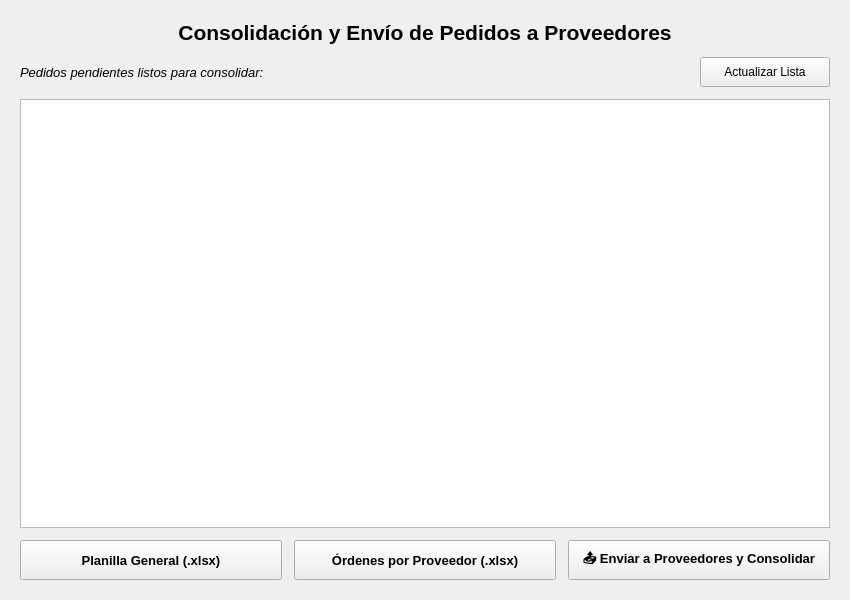
<?xml version="1.0" encoding="UTF-8"?>
<ui version="4.0">
 <class>ConsolidacionView</class>
 <widget class="QWidget" name="ConsolidacionView">
  <property name="geometry">
   <rect>
    <x>0</x>
    <y>0</y>
    <width>850</width>
    <height>600</height>
   </rect>
  </property>
  <property name="windowTitle">
   <string>Consolidación de Pedidos de Socios</string>
  </property>
  <layout class="QVBoxLayout" name="verticalLayout">
   <property name="spacing">
    <number>12</number>
   </property>
   <property name="leftMargin">
    <number>20</number>
   </property>
   <property name="topMargin">
    <number>20</number>
   </property>
   <property name="rightMargin">
    <number>20</number>
   </property>
   <property name="bottomMargin">
    <number>20</number>
   </property>
   <item>
    <widget class="QLabel" name="lbl_titulo">
     <property name="font">
      <font>
       <family>Arial</family>
       <pointsize>16</pointsize>
       <bold>true</bold>
      </font>
     </property>
     <property name="text">
      <string>Consolidación y Envío de Pedidos a Proveedores</string>
     </property>
     <property name="alignment">
      <set>Qt::AlignCenter</set>
     </property>
    </widget>
   </item>
   <item>
    <layout class="QHBoxLayout" name="layout_top">
     <item>
      <widget class="QLabel" name="lbl_info_pedidos">
       <property name="font">
        <font>
         <family>Arial</family>
         <pointsize>10</pointsize>
         <italic>true</italic>
        </font>
       </property>
       <property name="text">
        <string>Pedidos pendientes listos para consolidar:</string>
       </property>
      </widget>
     </item>
     <item>
      <spacer name="horizontalSpacer">
       <property name="orientation">
        <enum>Qt::Horizontal</enum>
       </property>
       <property name="sizeHint" stdset="0">
        <size>
         <width>40</width>
         <height>20</height>
        </size>
       </property>
      </spacer>
     </item>
     <item>
      <widget class="QPushButton" name="btn_refrescar">
       <property name="minimumSize">
        <size>
         <width>130</width>
         <height>30</height>
        </size>
       </property>
       <property name="text">
        <string>Actualizar Lista</string>
       </property>
      </widget>
     </item>
    </layout>
   </item>
   <item>
    <widget class="QTableWidget" name="tabla_consolidado"/>
   </item>
   <item>
    <layout class="QHBoxLayout" name="layout_acciones">
     <property name="spacing">
      <number>12</number>
     </property>
     <item>
      <widget class="QPushButton" name="btn_exportar">
       <property name="minimumSize">
        <size>
         <width>0</width>
         <height>40</height>
        </size>
       </property>
       <property name="font">
        <font>
         <family>Arial</family>
         <pointsize>10</pointsize>
         <bold>true</bold>
        </font>
       </property>
       <property name="text">
        <string>Planilla General (.xlsx)</string>
       </property>
      </widget>
     </item>
     <item>
      <widget class="QPushButton" name="btn_exportar_proveedores">
       <property name="minimumSize">
        <size>
         <width>0</width>
         <height>40</height>
        </size>
       </property>
       <property name="font">
        <font>
         <family>Arial</family>
         <pointsize>10</pointsize>
         <bold>true</bold>
        </font>
       </property>
       <property name="text">
        <string>Órdenes por Proveedor (.xlsx)</string>
       </property>
      </widget>
     </item>
     <item>
      <widget class="QPushButton" name="btn_consolidar">
       <property name="minimumSize">
        <size>
         <width>0</width>
         <height>40</height>
        </size>
       </property>
       <property name="font">
        <font>
         <family>Arial</family>
         <pointsize>10</pointsize>
         <bold>true</bold>
        </font>
       </property>
       <property name="text">
        <string>📤 Enviar a Proveedores y Consolidar</string>
       </property>
      </widget>
     </item>
    </layout>
   </item>
  </layout>
 </widget>
 <resources/>
 <connections/>
</ui>
